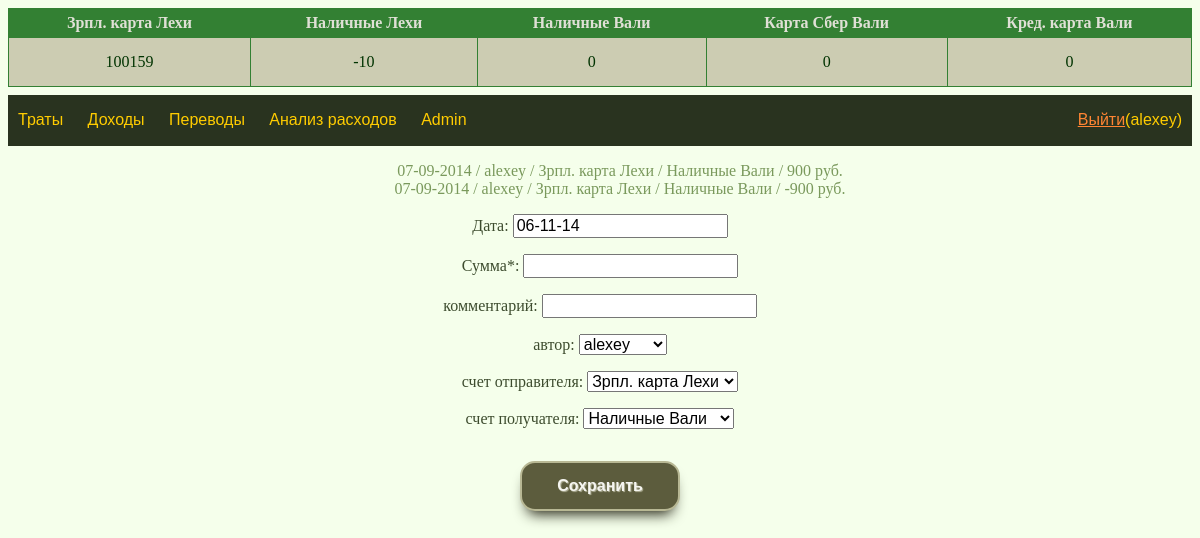
The page /transfer/ (signed in) on the database its author committed.
### account/models.py (models this page shows)
class Account(models.Model):
    name = models.CharField(max_length=16, unique=True)
    money = models.IntegerField()
    is_cost_default = models.BooleanField()
    is_income_default = models.BooleanField()
    owner = models.ForeignKey(User)
    class Meta:
        verbose_name = 'Кошелек'
        verbose_name_plural = 'Кошельки'
    def __str__(self):
        return self.name

### transfer/models.py (models this page shows)
class Transfer(models.Model):
    date = models.DateField()
    money = models.IntegerField()
    modified = models.DateTimeField(auto_now=True)
    owner = models.ForeignKey(User)
    comment = models.CharField(max_length=32)
    source = models.ForeignKey(Account, related_name='from_account')
    receiver = models.ForeignKey(Account, related_name='to_account')
    def __str__(self):
        return r'{} / {} / {} / {} / {} руб.'.format(
            self.date.strftime('%d-%m-%Y'),
            self.owner,
            self.source,
            self.receiver,
            self.money)

### transfer/views.py (the view)
# urls.py: url(r'^(\d+)/$', views.transferView))
@login_required
def transferView(request, *args):
    if request.method == 'POST':
        save_transfer(request)
        return HttpResponseRedirect('/transfer/')
    else:
        user = request.user
        if args:
            initial_form_values = initial_from_object(args[0])
        else:
            initial_form_values = generate_initial(user)
        form = TransferForm(initial=initial_form_values)
        account_list = Account.objects.all()
        latest_transfer_list = Transfer.objects.order_by('-modified')[:5]
        context = {
            'account_list': account_list,
            'latest_transfer_list': latest_transfer_list[::-1],
            'form': form,
            'username': user
        }
        return render(
            request,
            'transfer/index.html',
            context
        )

### transfer/forms.py
class TransferForm(forms.Form):
    date = forms.DateField(required=True,
                           label='Дата',
                           input_formats=['%d-%m-%Y',
                                          '%d-%m-%y',
                                          '%d/%m/%y',
                                          '%d/%m/%Y',
                                          '%d.%m.%y',
                                          '%d.%m.%Y'],
                           widget=CalendarWidget())
    money = forms.IntegerField(
        label ='Сумма*',
        required=True
    )
    comment = forms.CharField(
        max_length=32, required=False,
        label='комментарий'
    )
    owner = forms.ModelChoiceField(
        queryset=User.objects.all(),
        empty_label=None,
        required=False,
        label='автор'
    )
    source = forms.ModelChoiceField(
        queryset=Account.objects.all(),
        required=True,
        label='счет отправителя'
    )
    receiver = forms.ModelChoiceField(
        queryset=Account.objects.all(),
        required=True,
        label='счет получателя'
    )

### transfer/views.py (called while the page is built)
def generate_initial(user):
    return {
        'date':     d.today().strftime('%d-%m-%y'),
        'owner':    user,
        'source':   Account.objects.filter(
            owner=user,
            is_income_default=True)[0],
        'receiver': Account.objects.exclude(
            owner=user).filter(
                is_income_default=True)[0]
    }

### templates/transfer/index.html
{% extends "base.html" %}
{% block content %}
{% if latest_transfer_list %}
  <ul>
  {% for transfer in latest_transfer_list %}
    <li><a href='/transfer/{{ transfer.pk }}/'>{{ transfer }}</a></li>
  {% endfor %}
  </ul>
{% else %}
  <p>Нет записей</p>
{% endif %}
<form method="post">{% csrf_token %}
{{ form.as_p }}
<input type="submit" value="Сохранить" />
</form>
{% endblock %}

### templates/base.html (shortened to what this page needs)
<!DOCTYPE html>
<html>
<head>
  <link href="/static/style.css" rel="stylesheet">
</head>
<body>
<header>
<table>
  {% for a in account_list %}
  <th>{{ a.name }}</th>
  {% endfor %}
  <tr>
    {% for a in account_list %}
      <td>{{ a.money }}</td>
    {% endfor %}
  </tr>
</table>
<div id="navigation">
  <div id="menu">
    <a href='/'>Траты</a>
    <a href='/income/'>Доходы</a>
    <a href='/transfer/'>Переводы</a>
    <a href='/analytics/'>Анализ расходов</a>
    <a href='/admin/'>Admin</a>
  </div>
  <div id="logout">
    <a href='/accounts/logout/?next=/{% block logout %}{% endblock %}'>Выйти</a>({{ username }})
  </div>
</div>
</header>
<div id="content">
  {% block content %}{% endblock %}
</div>
</body>
</html>

### static/style.css (style rules this page uses)
body { background: #F5FFEB; }
header { text-align: center; color: #003300; background: #F5FFEB; }
table { width: 100%; margin-top: 0; margin-right: auto; margin-bottom: 0.5em; margin-left: auto; border-collapse: collapse; }
table, th, td { border: 1px solid #338033; }
th { background: #338033; padding: 5px; color: #E0E0D6; }
td { background: #CCCCB2; padding: 15px; }
td, th { text-align: center; }
#navigation { width: 100%; height: 3.175em; background: #29331F; font-family: "Trebuchet MS", sans-serif; color: #FFCC00; position: relative; }
#menu { position: absolute; top: 1em; left: 0; text-align: left; }
#menu a { color: #FFCC00; padding: 1em 10px 1em 10px; text-decoration: none; }
#logout { position: absolute; text-align: right; top: 1em; right: 0; padding: 0 10px 0 0 ; }
#logout a { color: #FF8533; }
#content { clear: both; background: #F5FFEB; color: #3D4C2E; text-align: center; }
#content ul { list-style-type: none; }
#content li { display: block; }
#content li a { display: block; color: #7A995C; text-decoration: none; }
#content input, select { font-size: 1em; }
#content input[type="submit"] { background: #5C5C3D; color: #F5F5F0; font-weight: bold; width: 10em; height: 50px; border: 2px solid #B8B894; border-radius: 15px; margin: 1em 0 0 0; text-shadow: 1px 1px 1px #B2B299; box-shadow: 0px 10px 14px -7px #1F1F0F; }

### rows shown on the page
Account: name "Зрпл. карта Лехи", money "100159"
Account: name "Наличные Лехи", money "-10"
Account: name "Наличные Вали", money "0"
Account: name "Карта Сбер Вали", money "0"
Account: name "Кред. карта Вали", money "0"

### other values the page prints
{{ username }} "alexey"
